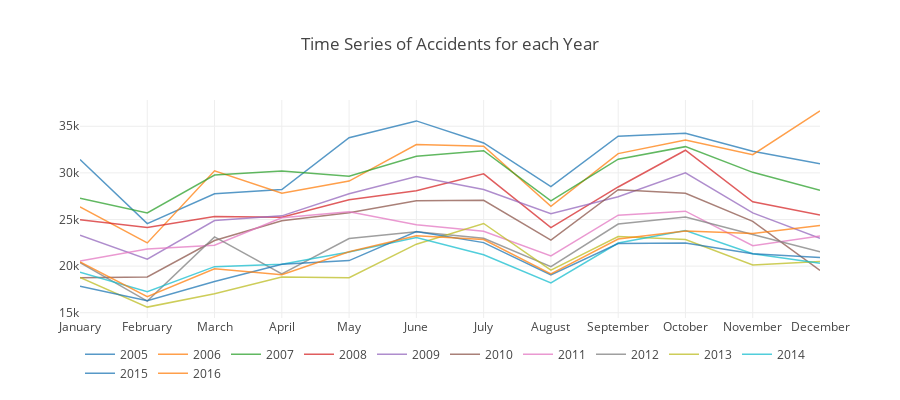

The cell this chart's notebook holds for it:
### Markdown cell above
### Plotting the time series of accidents for each year

### Code cell
accidents.an += 2000
dates = pd.to_datetime(accidents.an*10000+accidents.mois*100+accidents.jour,format='%Y%m%d')
accidents.an -= 2000
traces = []
for key, grp in dates.groupby(dates.dt.year):
    #print(grp)
    aggregated = grp.dt.month.value_counts().sort_index()
    x_values = aggregated.index.tolist()
    y_values = aggregated.values.tolist()
    x1,y1 = x_values, y_values
    x1 = [calendar.month_name[int(x)] for x in (x1)]


    

#x1, y1 = create_stack_bar_data('jour', accidents)
    trace1 = go.Scatter(x=x1, y=y1, opacity=0.75, line = dict(
        width = 1.5), name = str(key), marker = dict(color = np.random.randn(500)*key), mode = 'lines', 
                       text = str(key))
    layout = dict(height=400, title='Time Series of Accidents for each Year', legend=dict(orientation="h"));
    traces.append(trace1)
fig = go.Figure(data= traces, layout=layout)
iplot(fig, filename='stacked-bar')

### Figure 1 — Plotly figure (JSON) as saved in the notebook; plotly's stock layout.template omitted (floating-point values rounded to 4 significant figures; data arrays with more than 128 entries replaced by an {"elided": "..."} marker saying what was removed)
{"data": [{"line": {"width": 1.5}, "marker": {"color": {"elided": "500 float values"}}, "mode": "lines", "name": "2005", "opacity": 0.75, "text": "2005", "type": "scatter", "uid": "8874929e-999b-11e9-811f-9801a7b688a9", "x": ["January", "February", "March", "April", "May", "June", "July", "August", "September", "October", "November", "December"], "y": [31433, 24560, 27758, 28216, 33769, 35574, 33214, 28529, 33930, 34258, 32331, 30989]}, {"line": {"width": 1.5}, "marker": {"color": {"elided": "500 float values"}}, "mode": "lines", "name": "2006", "opacity": 0.75, "text": "2006", "type": "scatter", "uid": "8875080c-999b-11e9-882a-9801a7b688a9", "x": ["January", "February", "March", "April", "May", "June", "July", "August", "September", "October", "November", "December"], "y": [26362, 22492, 30224, 27816, 29118, 33043, 32850, 26411, 32070, 33514, 31959, 36648]}, {"line": {"width": 1.5}, "marker": {"color": {"elided": "500 float values"}}, "mode": "lines", "name": "2007", "opacity": 0.75, "text": "2007", "type": "scatter", "uid": "88750fb4-999b-11e9-8ac9-9801a7b688a9", "x": ["January", "February", "March", "April", "May", "June", "July", "August", "September", "October", "November", "December"], "y": [27278, 25705, 29773, 30208, 29631, 31792, 32373, 26992, 31469, 32814, 30058, 28135]}, {"line": {"width": 1.5}, "marker": {"color": {"elided": "500 float values"}}, "mode": "lines", "name": "2008", "opacity": 0.75, "text": "2008", "type": "scatter", "uid": "887511f8-999b-11e9-923c-9801a7b688a9", "x": ["January", "February", "March", "April", "May", "June", "July", "August", "September", "October", "November", "December"], "y": [24964, 24147, 25326, 25255, 27107, 28077, 29903, 24134, 28488, 32426, 26895, 25474]}, {"line": {"width": 1.5}, "marker": {"color": {"elided": "500 float values"}}, "mode": "lines", "name": "2009", "opacity": 0.75, "text": "2009", "type": "scatter", "uid": "887513ba-999b-11e9-a874-9801a7b688a9", "x": ["January", "February", "March", "April", "May", "June", "July", "August", "September", "October", "November", "December"], "y": [23309, 20753, 24891, 25393, 27763, 29611, 28211, 25612, 27450, 30015, 25714, 22984]}, {"line": {"width": 1.5}, "marker": {"color": {"elided": "500 float values"}}, "mode": "lines", "name": "2010", "opacity": 0.75, "text": "2010", "type": "scatter", "uid": "88751900-999b-11e9-88af-9801a7b688a9", "x": ["January", "February", "March", "April", "May", "June", "July", "August", "September", "October", "November", "December"], "y": [18756, 18836, 22741, 24861, 25724, 27010, 27062, 22782, 28189, 27818, 24802, 19531]}, {"line": {"width": 1.5}, "marker": {"color": {"elided": "500 float values"}}, "mode": "lines", "name": "2011", "opacity": 0.75, "text": "2011", "type": "scatter", "uid": "88751fb8-999b-11e9-9459-9801a7b688a9", "x": ["January", "February", "March", "April", "May", "June", "July", "August", "September", "October", "November", "December"], "y": [20557, 21827, 22234, 25192, 25820, 24427, 23747, 21101, 25463, 25891, 22196, 23220]}, {"line": {"width": 1.5}, "marker": {"color": {"elided": "500 float values"}}, "mode": "lines", "name": "2012", "opacity": 0.75, "text": "2012", "type": "scatter", "uid": "88752562-999b-11e9-86f9-9801a7b688a9", "x": ["January", "February", "March", "April", "May", "June", "July", "August", "September", "October", "November", "December"], "y": [20381, 16245, 23141, 19160, 22964, 23687, 22981, 19935, 24517, 25258, 23397, 21528]}, {"line": {"width": 1.5}, "marker": {"color": {"elided": "500 float values"}}, "mode": "lines", "name": "2013", "opacity": 0.75, "text": "2013", "type": "scatter", "uid": "887529e8-999b-11e9-9d22-9801a7b688a9", "x": ["January", "February", "March", "April", "May", "June", "July", "August", "September", "October", "November", "December"], "y": [18783, 15605, 17026, 18838, 18764, 22352, 24574, 19572, 23179, 22848, 20122, 20500]}, {"line": {"width": 1.5}, "marker": {"color": {"elided": "500 float values"}}, "mode": "lines", "name": "2014", "opacity": 0.75, "text": "2014", "type": "scatter", "uid": "88753518-999b-11e9-8210-9801a7b688a9", "x": ["January", "February", "March", "April", "May", "June", "July", "August", "September", "October", "November", "December"], "y": [19346, 17251, 19942, 20192, 21510, 23067, 21221, 18189, 22471, 23816, 21322, 20315]}, {"line": {"width": 1.5}, "marker": {"color": {"elided": "500 float values"}}, "mode": "lines", "name": "2015", "opacity": 0.75, "text": "2015", "type": "scatter", "uid": "88753c0a-999b-11e9-934f-9801a7b688a9", "x": ["January", "February", "March", "April", "May", "June", "July", "August", "September", "October", "November", "December"], "y": [17845, 16290, 18354, 20189, 20593, 23707, 22523, 19067, 22419, 22470, 21319, 20930]}, {"line": {"width": 1.5}, "marker": {"color": {"elided": "500 float values"}}, "mode": "lines", "name": "2016", "opacity": 0.75, "text": "2016", "type": "scatter", "uid": "88753f28-999b-11e9-a352-9801a7b688a9", "x": ["January", "February", "March", "April", "May", "June", "July", "August", "September", "October", "November", "December"], "y": [20454, 16715, 19723, 19074, 21538, 23247, 22853, 19172, 22901, 23756, 23496, 24357]}], "layout": {"height": 400, "legend": {"orientation": "h"}, "title": "Time Series of Accidents for each Year"}}
